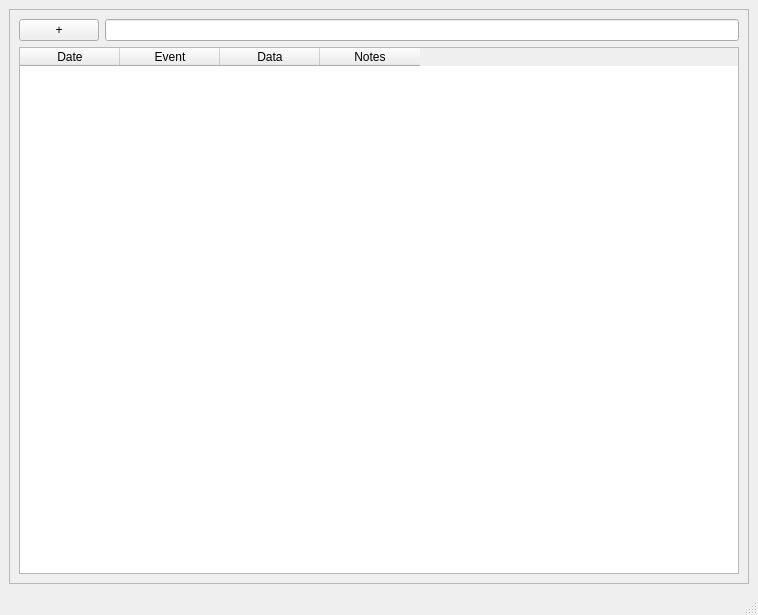
<?xml version="1.0" encoding="UTF-8"?>
<ui version="4.0">
 <class>MainWindow</class>
 <widget class="QMainWindow" name="MainWindow">
  <property name="geometry">
   <rect>
    <x>0</x>
    <y>0</y>
    <width>758</width>
    <height>615</height>
   </rect>
  </property>
  <property name="cursor">
   <cursorShape>ArrowCursor</cursorShape>
  </property>
  <property name="windowTitle">
   <string>MainWindow</string>
  </property>
  <property name="toolTip">
   <string/>
  </property>
  <widget class="QWidget" name="centralwidget">
   <layout class="QGridLayout" name="gridLayout">
    <item row="1" column="0">
     <layout class="QVBoxLayout" name="verticalLayout">
      <item>
       <widget class="QScrollArea" name="scrollArea">
        <property name="widgetResizable">
         <bool>true</bool>
        </property>
        <widget class="QWidget" name="scrollAreaWidgetContents">
         <property name="geometry">
          <rect>
           <x>0</x>
           <y>0</y>
           <width>736</width>
           <height>549</height>
          </rect>
         </property>
         <layout class="QGridLayout" name="gridLayout_2">
          <item row="1" column="0">
           <widget class="QTableWidget" name="tableWidget">
            <property name="cursor" stdset="0">
             <cursorShape>ArrowCursor</cursorShape>
            </property>
            <property name="verticalScrollMode">
             <enum>QAbstractItemView::ScrollPerPixel</enum>
            </property>
            <property name="showGrid">
             <bool>false</bool>
            </property>
            <attribute name="verticalHeaderVisible">
             <bool>false</bool>
            </attribute>
            <column>
             <property name="text">
              <string>Date</string>
             </property>
            </column>
            <column>
             <property name="text">
              <string>Event</string>
             </property>
            </column>
            <column>
             <property name="text">
              <string>Data</string>
             </property>
            </column>
            <column>
             <property name="text">
              <string>Notes</string>
             </property>
            </column>
           </widget>
          </item>
          <item row="0" column="0">
           <layout class="QHBoxLayout" name="horizontalLayout">
            <item>
             <widget class="QPushButton" name="addButton">
              <property name="text">
               <string>+</string>
              </property>
             </widget>
            </item>
            <item>
             <widget class="QLineEdit" name="searchBar"/>
            </item>
           </layout>
          </item>
         </layout>
        </widget>
       </widget>
      </item>
     </layout>
    </item>
   </layout>
  </widget>
  <widget class="QMenuBar" name="menubar">
   <property name="geometry">
    <rect>
     <x>0</x>
     <y>0</y>
     <width>758</width>
     <height>22</height>
    </rect>
   </property>
  </widget>
  <widget class="QStatusBar" name="statusbar"/>
  <action name="actionname">
   <property name="text">
    <string>New</string>
   </property>
   <property name="shortcut">
    <string>Ctrl+N</string>
   </property>
  </action>
  <action name="actionasdf_2">
   <property name="text">
    <string>asdf</string>
   </property>
  </action>
  <action name="actionasdf_3">
   <property name="text">
    <string>asdf</string>
   </property>
  </action>
  <action name="actionasdfasdfasdf">
   <property name="text">
    <string>asdfasdfasdf</string>
   </property>
  </action>
 </widget>
 <resources/>
 <connections/>
</ui>
